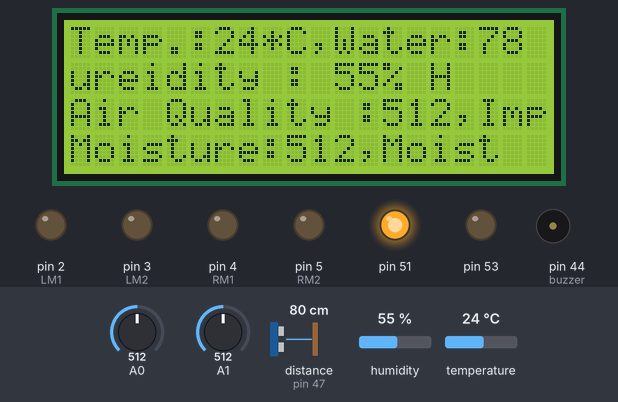
Simulated run of this sketch. Board: Arduino Mega 2560, built with avr-gcc and run on an emulated ATmega2560. Shown: 20×4 character LCD, output pins drawn as LEDs (lit = HIGH), buzzer (waves = sounding). Wiring (inferred from the names in the program): ultrasonic range finder: trigger pin 49; echo pin 47. The test bench sets the inputs (shaded band); at power-on: A1 = 512, A0 = 512, distance to the obstacle (sensor on pin 47) 80 cm, humidity 55 %, temperature 24 °C. The echo pulse lasts 58.3 µs per cm; pins used as bus, display or sensor lines are not drawn; what the sketch prints to the serial monitor is not drawn.

Above: at 6.5 s.
6.6 s: A1 set to 415
At 15.2 s:
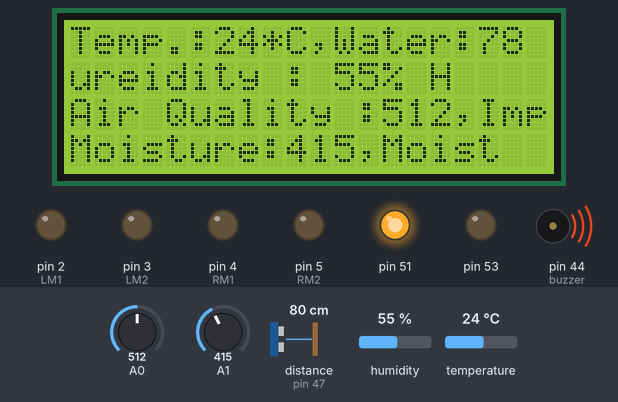
15.5 s: A1 set to 392
At 28.3 s:
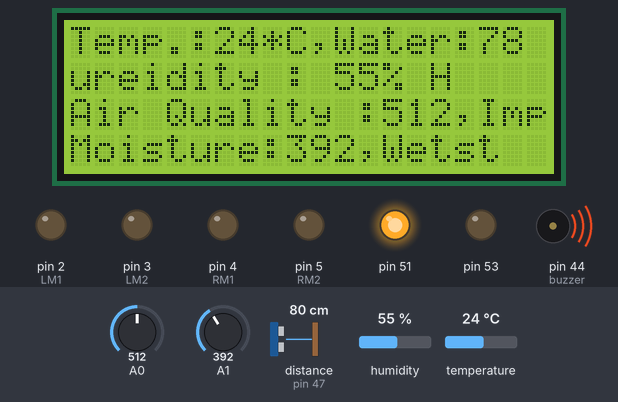
28.6 s: A0 set to 30
At 40.7 s:
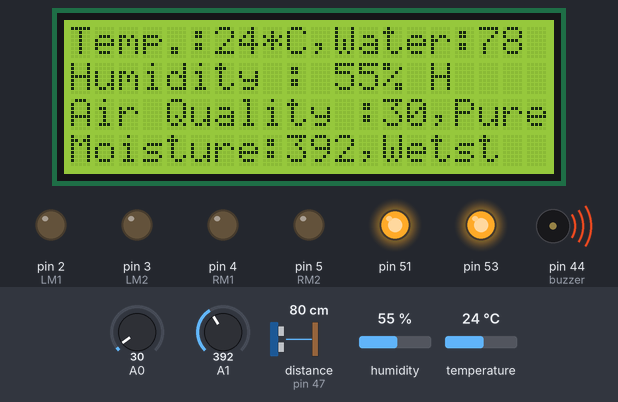
41.7 s: A1 set to 716
At 53.0 s:
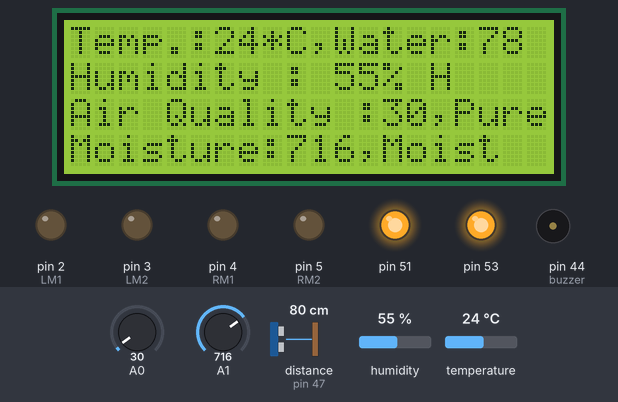
54.8 s: A1 set to 30
At 66.0 s:
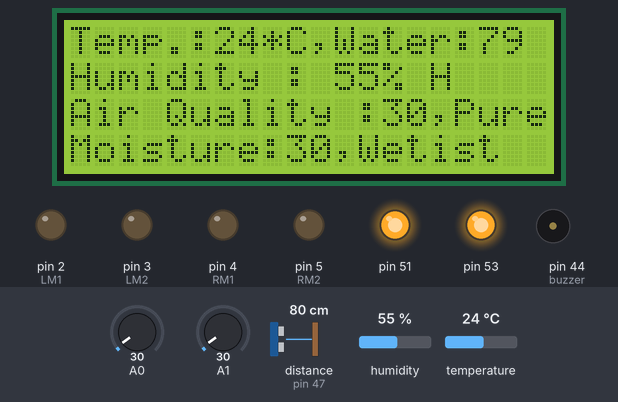
67.9 s: A0 set to 190
At 78.6 s:
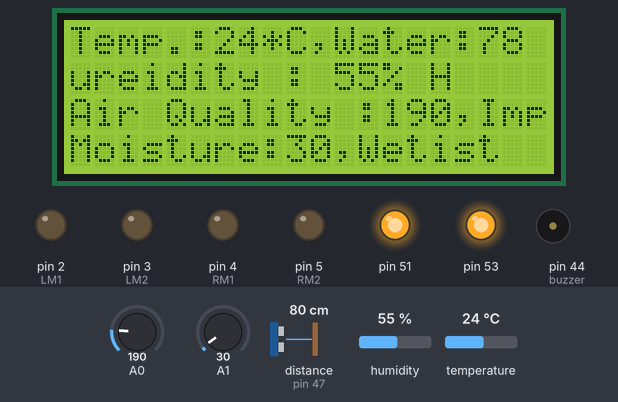
81.0 s: A0 set to 216
Timing chart, 0 to 94.2 s (numbered marks = the images above; inputs shaded):
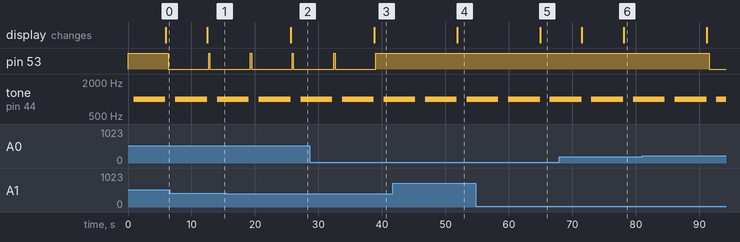

Measured:
- the behaviour switches between 400 and 399 on A1 (found by bisection; images 1 and 2)
- after the input at 6.6 s, the display: changes after 5.9 s (image 1)
- after the input at 15.5 s, the display: changes after 10.2 s (image 2)
- after the input at 28.6 s, pin 53: goes on until 39.0 s, then stays HIGH; the display: changes after 10.2 s (image 3)
- after the input at 41.7 s, the display: changes after 10.2 s (image 4)
- after the input at 54.8 s, the display: changes after 10.2 s (image 5)
- after the input at 67.9 s, the display: first differs from a run without the input after 10.2 s (image 6)
- after the input at 81.0 s, pin 53: HIGH → LOW after 10.6 s

The sketch:

Irrigation_Bot.ino
```cpp
#include <SimpleDHT.h>
#include <LiquidCrystal.h>

int pinDHT11 = 40;
SimpleDHT11 dht11(pinDHT11);


int gasValue;


const int trigPin = 49;
const int echoPin = 47;

long duration;
int distance;


const int buzzer = 44;


const int rs = 12, en = 11, d4 = 22, d5 = 26, d6 = 30, d7 = 34;
LiquidCrystal lcd(rs, en, d4, d5, d6, d7);


#define LM1 2
#define LM2 3
#define RM1 4
#define RM2 5


char val;


void setup()
{
  pinMode(buzzer, OUTPUT);

  pinMode(trigPin, OUTPUT);
  pinMode(echoPin, INPUT);

  lcd.begin(20, 4);

pinMode(51, OUTPUT);
digitalWrite(51, HIGH);
pinMode(53, OUTPUT);
digitalWrite(53, HIGH);

pinMode(LM1, OUTPUT);
pinMode(LM2, OUTPUT);
pinMode(RM1, OUTPUT);
pinMode(RM2, OUTPUT);

  Serial.begin(9600);
}


void loop()
{

  // Soil Moisture Code Start

  int moistureValue = analogRead(A1);
  Serial.print("Soil Moisture : ");
  Serial.println(moistureValue);
  if(moistureValue<380)
  {
    Serial.println("The Soil is Highly Moist");
  }
  else if(moistureValue>=380 && moistureValue<650)
  {
    Serial.println("The Soil is Moderately Moist");
  }
  else if(moistureValue>=650 && moistureValue<900)
  {
    Serial.println("The Soil is Dry");
  }
    else if(moistureValue>=900)
  {
    Serial.println("The Soil is Very Dry");
    Serial.println("Urgently Need Water Irrigation !!");
  }
  Serial.println("***************************************************************");
  delay(100);

  // SoilMoisture Code End


  // dht11 Code Start

  byte temperature = 0;
  byte humidity = 0;
  int err = SimpleDHTErrSuccess;
  if ((err = dht11.read(&temperature, &humidity, NULL)) != SimpleDHTErrSuccess)
  {
    Serial.print("Read DHT11 failed, err=");
    Serial.println(err);
    delay(100);
    return;
  }

   Serial.print("Temperature :");
  Serial.print((int)temperature);
  Serial.println(" *C  ");
  Serial.println("***************************************************************");

  Serial.print("Humidity :");
  Serial.print((int)humidity);
  Serial.println("% H");

  Serial.println("***************************************************************");
  delay(150);

  //dht11 Code End


//MQ135 COde Start

gasValue = analogRead(A0);
Serial.print("Air Quality : ");
Serial.println(gasValue);

if(gasValue<=95)
{
  Serial.println("Normal Air");
}
else if(gasValue>95 && gasValue<=150)
{
  Serial.println("Moderately Affected Air Quality");
}
else if(gasValue>150 && gasValue<=250)
{
  Serial.println("High Affected Air Quality");
}
else if(gasValue>250)
{
  Serial.println("Very Highly Affected Air Quality");
}

Serial.println("***************************************************************");
  delay(150);

  //MQ135 Code End


//HC-SR04 Code Start

digitalWrite(trigPin, LOW);
delayMicroseconds(2);

digitalWrite(trigPin, HIGH);
delayMicroseconds(10);
digitalWrite(trigPin, LOW);

duration = pulseIn(echoPin, HIGH);

distance= duration*0.034/2;

Serial.print("Water Level : ");
Serial.println(distance);

Serial.println("***************************************************************");
  delay(150);

//HC-SR04 Code Start


// Buzzer Code Start

if(distance>=9)
{
  tone(buzzer, 1000);
  delay(5000);
  noTone(buzzer);
  delay(50);
}


if(humidity>=65)
{
  tone(buzzer, 1000);
  delay(5000);
  noTone(buzzer);
  delay(50);
}


//Buzzer Code End


//LCD Code Start

lcd.print("Temp.:");
lcd.print(temperature);
lcd.print("*C");
lcd.print(",");
lcd.print("Water:");
lcd.print(distance);

lcd.setCursor(0, 1);
lcd.print("Humidity : ");
lcd.print(humidity);
lcd.print("% H");


lcd.setCursor(0, 2);
lcd.print("Air Quality :");
lcd.print(gasValue);
if(gasValue<=120)
{
  lcd.print(",Pure");
}
else
{
  lcd.print(",Impure");
}


lcd.setCursor(0, 3);
lcd.print("Moisture:");
lcd.print(moistureValue);
if(moistureValue<400)
{
  lcd.print(",Wet");
}
else if(moistureValue>=400 && moistureValue<=750)
{
  lcd.print(",Moist");
}
else if(moistureValue<400)
{
  lcd.print(",Dry");
}


lcd.setCursor(0, 0);

//LCD Code End


// RelayModule Code Start

if(moistureValue>=850)
{
  digitalWrite(51,LOW);
}
else
{
  digitalWrite(51,HIGH);
}
delay(200);


if(temperature>=32)
{
  digitalWrite(53,LOW);
}
else
{
  digitalWrite(53,HIGH);
}
delay(200);


if(gasValue>=200)
{
  digitalWrite(53,LOW);
}
else
{
  digitalWrite(53,HIGH);
}
delay(200);


//RelayModule Code End


//Bluetooth Bot Code Start

while (Serial.available() > 0)
  {
  val = Serial.read();
  Serial.println(val);
  }

  if( val == 'F') // Forward
    {
      digitalWrite(LM1, HIGH);
      digitalWrite(LM2, LOW);
      digitalWrite(RM1, HIGH);
      digitalWrite(RM2, LOW);
    }
  else if(val == 'B') // Backward
    {
      digitalWrite(LM1, LOW);
      digitalWrite(LM2, HIGH);
      digitalWrite(RM1, LOW);
      digitalWrite(RM2, HIGH);
    }

    else if(val == 'L') //Left
    {
    digitalWrite(LM1, LOW);
    digitalWrite(LM2, LOW);
    digitalWrite(RM1, HIGH);
    digitalWrite(RM2, LOW);
    }
    else if(val == 'R') //Right
    {
    digitalWrite(LM1, HIGH);
    digitalWrite(LM2, LOW);
    digitalWrite(RM1, LOW);
    digitalWrite(RM2, LOW);
    }

  else if(val == 'S') //Stop
    {
    digitalWrite(LM1, LOW);
    digitalWrite(LM2, LOW);
    digitalWrite(RM1, LOW);
    digitalWrite(RM2, LOW);
    }
  else if(val == 'I') //Forward Right
    {
    digitalWrite(LM1, HIGH);
    digitalWrite(LM2, LOW);
    digitalWrite(RM1, LOW);
    digitalWrite(RM2, LOW);
    }
  else if(val == 'J') //Backward Right
    {
    digitalWrite(LM1, LOW);
    digitalWrite(LM2, HIGH);
    digitalWrite(RM1, LOW);
    digitalWrite(RM2, LOW);
    }
   else if(val == 'G') //Forward Left
    {
    digitalWrite(LM1, LOW);
    digitalWrite(LM2, LOW);
    digitalWrite(RM1, HIGH);
    digitalWrite(RM2, LOW);
    }
  else if(val == 'H') //Backward Left
    {
    digitalWrite(LM1, LOW);
    digitalWrite(LM2, LOW);
    digitalWrite(RM1, LOW);
    digitalWrite(RM2, HIGH);
    }

//Bluetooth Bot Code End


delay(100);

}
```
